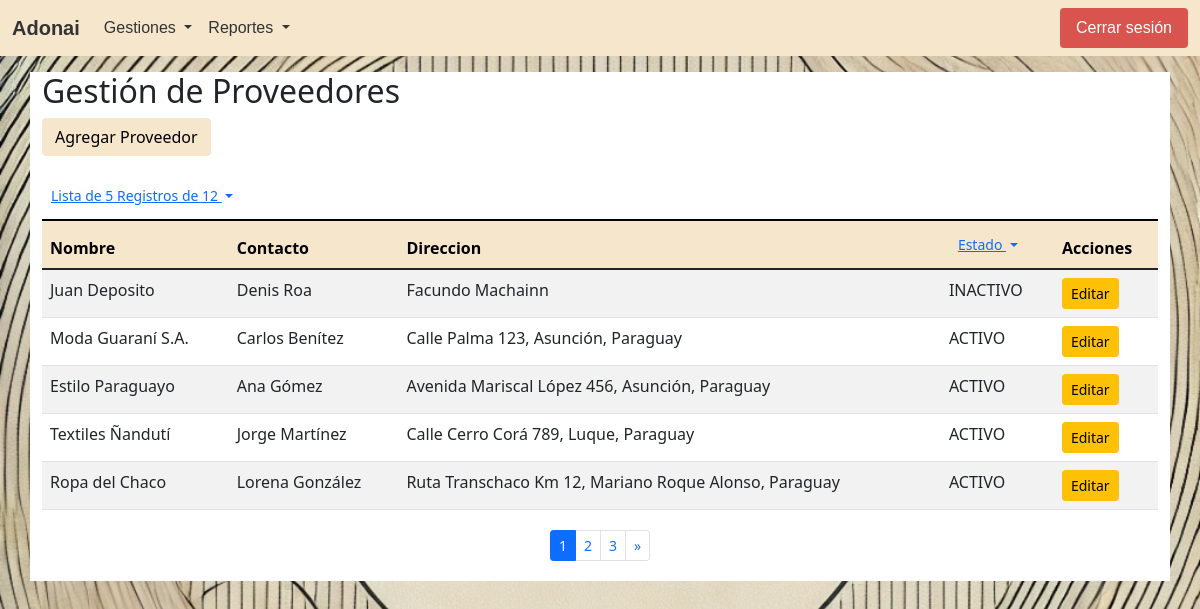
Page /gestion_proveedores.php (signed in) on the committed database.
### tables this page shows
CREATE TABLE IF NOT EXISTS `proveedores` (
  `id_proveedor` int(11) NOT NULL AUTO_INCREMENT,
  `nombre` varchar(100) NOT NULL,
  `contacto` varchar(100) NOT NULL,
  `direccion` text,
  `estado` enum('ACTIVO','INACTIVO') DEFAULT 'ACTIVO',
  `fch_estado` datetime DEFAULT NULL,
  `creado_en` datetime DEFAULT NULL,
  `actualizado_en` datetime DEFAULT NULL,
  PRIMARY KEY (`id_proveedor`)
);

### procesos/Proveedores.php (called while the page is built, shortened)
<?php
class Proveedores
{
    private $dbConnect = null;
    public function __construct()
    {
        $Conexion = new Conexion();
        $this->dbConnect = $Conexion->conectar();
    }
    public function getTotalItemsProveedores($estado = 'TODO')
    {
        $total_registros  = 1;
        $conn = $this->dbConnect;
        $sql = "SELECT COUNT(*) total_registros FROM proveedores";
        if ($estado == 'TODO') {
            $sql = "$sql where estado in ('ACTIVO', 'INACTIVO', ?)";
        } else {
            $sql = "$sql where estado = ?";
        }
        $stmt = $conn->prepare($sql);
        $result = $stmt->bind_param("s", $estado);
        $result = $stmt->execute();
        $result = $stmt->get_result();
        if ($result->num_rows > 0) {
            $row = $result->fetch_assoc();
            $total_registros = $row['total_registros'];
        }
        return $total_registros;
    }
    public function getProveedores($estado = 'TODO', $page = 1, $num_results_on_page = 5)
    {
        $calc_page = ($page - 1) * $num_results_on_page;
        $conn = $this->dbConnect;
        $sql = "SELECT * FROM proveedores";
        if ($estado == 'TODO') {
            $sql = "$sql where estado in ('ACTIVO', 'INACTIVO', ?) ORDER BY id_proveedor LIMIT ?,?";
        } else {
            $sql = "$sql where estado = ? ORDER BY id_proveedor LIMIT ?,?";
        }
        $stmt = $conn->prepare($sql);
        $result = $stmt->bind_param("sii", $estado, $calc_page, $num_results_on_page);
        $result = $stmt->execute();
        $result = $stmt->get_result();
        return $result;
    }
}

### procesos/Ventanas.php (called while the page is built, shortened)
<?php
class Ventanas
{
    private $dbConnect = null;
    public function __construct()
    {
        $Conexion = new Conexion();
        $this->dbConnect = $Conexion->conectar();
    }
    public function getVentanasPorRolGrupo($id_rol, $grupo)
    {
        $conn = $this->dbConnect;
        $sql = "SELECT distinct vent.id_ventana, vent.descripcion FROM ventanas vent, rol_ventanas rove where rove.id_ventana=vent.id_ventana and vent.estado='ACTIVO' and rove.estado='ACTIVO' and rove.id_rol = ? and vent.grupo = ?";
        $stmt = $conn->prepare($sql);
        $stmt->bind_param("is", $id_rol, $grupo);
        $result = $stmt->execute();
        $result = $stmt->get_result();
        return $result;
    }
    public function getGruposVentanasPorRol($id_rol)
    {
        $conn = $this->dbConnect;
        $sql = "SELECT distinct vent.grupo FROM ventanas vent, rol_ventanas rove where rove.id_ventana=vent.id_ventana and vent.estado='ACTIVO' and rove.estado='ACTIVO' and rove.id_rol = ?";
        $stmt = $conn->prepare($sql);
        $stmt->bind_param("i", $id_rol);
        $result = $stmt->execute();
        $result = $stmt->get_result();
        return $result;
    }
}

### gestion_proveedores.php (the view, shortened to what this page needs)
<?php
include_once 'procesos/Proveedores.php';
$Proveedores = new Proveedores();
if ($_SERVER['REQUEST_METHOD'] == 'GET') {
    $num_results_on_page = isset($_GET['nrop']) && is_numeric($_GET['nrop']) ? $_GET['nrop'] : 5;
    $page = isset($_GET['pn']) && is_numeric($_GET['pn']) ? $_GET['pn'] : 1;
    $estado = isset($_GET['e']) && is_string($_GET['e']) ? $_GET['e'] : 'TODO';
    $total_pages = $Proveedores->getTotalItemsProveedores($estado);
    if (isset($_GET["id_proveedor"]) && $_GET["id_proveedor"] >= 0) {
        $result = $Proveedores->getProveedor($_GET["id_proveedor"]);
    } else {
        $result = $Proveedores->getProveedores($estado, $page, $num_results_on_page);
    }
} else if ($_SERVER['REQUEST_METHOD'] == 'POST') {
    if (isset($_POST["id_proveedor"]) && $_POST["id_proveedor"] >= 0) {
        $resultado = $Proveedores->updateProveedor($_POST);
        if ($resultado > 0) {
            header("Location: gestion_proveedores.php");
        } else {
            echo "Error al guardar el proveedor.";
            $result = $Proveedores->getProveedor($_POST["id_proveedor"]);
        }
    } else {
        $resultado = $Proveedores->insertProveedor($_POST);
        if ($resultado > 0) {
            header("Location: gestion_proveedores.php");
        } else {
            echo "Error al guardar el proveedor.";
            $result = $Proveedores->getProveedores();
        }
    }
};
?>
<!DOCTYPE html>
<html lang="es">
<head>
    <link href="https://cdn.jsdelivr.net/npm/bootstrap@5.1.3/dist/css/bootstrap.min.css" rel="stylesheet">
</head>
<body class="container-index">
    <?php
    include_once("navbar.php")
    ?>
    <div class="container bg-white mt-3">
        <h2>Gestión de Proveedores</h2>
        <a href="#" class="btn btn-principal mb-3" data-bs-toggle="modal" data-bs-target="#addProveedorModal">Agregar Proveedor</a>
        <table class="table table-striped table-responsive caption-top">
            <caption>
                <div class="btn-group">
                    <button class="btn btn-link btn-sm dropdown-toggle" type="button" id="EstadoDropdown" data-bs-toggle="dropdown" data-bs-auto-close="true" aria-expanded="false">
                        Lista de <?php echo $num_results_on_page ?> Registros de <?php echo $total_pages ?>
                    </button>
                </div>
            </caption>
            <thead class="table-principal">
                <tr>
                    <th>Nombre</th>
                    <th>Contacto</th>
                    <th>Direccion</th>
                    <th>
                        <div class="btn-group">
                            <button class="btn btn-link btn-sm dropdown-toggle" type="button" id="EstadoDropdown" data-bs-toggle="dropdown" data-bs-auto-close="true" aria-expanded="false">
                                Estado
                            </button>
                        </div>
                    </th>
                    <th>Acciones</th>
                </tr>
            </thead>
            <tbody>
                <?php while ($proveedor = $result->fetch_assoc()): ?>
                    <tr>
                        <td><?php echo $proveedor['nombre']; ?></td>
                        <td><?php echo $proveedor['contacto']; ?></td>
                        <td><?php echo $proveedor['direccion']; ?></td>
                        <td><?php echo $proveedor['estado']; ?></td>
                        <td>
                            <a href="#" class="btn btn-warning btn-sm" data-bs-toggle="modal" data-bs-target="#updProveedorModal" onclick="loadData(<?php echo htmlspecialchars(json_encode($proveedor)); ?>)">Editar</a>
                        </td>
                    </tr>
                <?php endwhile; ?>
            </tbody>
        </table>
        <?php if (ceil($total_pages / $num_results_on_page) > 0): ?>
            <nav aria-label="Navegación de la página" class="py-1">
                <ul class="pagination pagination-sm justify-content-center">
                    <li class="page-item active">
                        <span class="page-link"><?php echo $page ?></span>
                    </li>
                    <?php if ($page + 1 < ceil($total_pages / $num_results_on_page) + 1): ?>
                        <li class="page-item">
                            <a class="page-link" href="gestion_proveedores.php?<?php if ($estado != "TODO"): echo "e=$estado&";
                                                                                endif; ?>pn=<?php echo $page + 1 ?>&nrop=<?php echo $num_results_on_page ?>"><?php echo $page + 1 ?></a>
                        </li>
                    <?php endif; ?>
                    <?php if ($page + 2 < ceil($total_pages / $num_results_on_page) + 1): ?>
                        <li class="page-item">
                            <a class="page-link" href="gestion_proveedores.php?<?php if ($estado != "TODO"): echo "e=$estado&";
                                                                                endif; ?>pn=<?php echo $page + 2 ?>&nrop=<?php echo $num_results_on_page ?>"><?php echo $page + 2 ?></a>
                        </li>
                    <?php endif; ?>
                    <?php if ($page < ceil($total_pages / $num_results_on_page)): ?>
                        <li class="page-item">
                            <a class="page-link" href="gestion_proveedores.php?<?php if ($estado != "TODO"): echo "e=$estado&";
                                                                                endif; ?>pn=<?php echo $page + 1 ?>&nrop=<?php echo $num_results_on_page ?>"><span aria-hidden="true">&raquo;</span></a>
                        </li>
                    <?php endif; ?>
                </ul>
            </nav>
        <?php endif; ?>
    </div>
</body>
</html>

### assets/css/style-principal.css (style rules this page uses)
.table-principal { --bs-table-bg: #f5e6cc; --bs-table-striped-bg: #e9dbc2; --bs-table-striped-color: #000; --bs-table-active-bg: #ddcfb8; --bs-table-active-color: #000; --bs-table-hover-bg: #e3d5bd; --bs-table-hover-color: #000; color: #000; border-color: #ddcfb8; }
.btn-principal { color: #000000; background-color: #f5e6cc; border-color: #f5e6cc; }

### gestion_proveedores.php (style rules this page uses)
.container-index { background: url(./assets/img/bsb-logo.webp) no-repeat center center fixed; -webkit-background-size: cover; -moz-background-size: cover; -o-background-size: cover; background-size: cover; height: 100vh; }

### rows in the picture
proveedores: nombre "Juan Deposito", contacto "Denis Roa", direccion "Facundo Machainn", estado "INACTIVO"
proveedores: nombre "Moda Guaraní S.A.", contacto "Carlos Benítez", direccion "Calle Palma 123, Asunción, Paraguay", estado "ACTIVO"
proveedores: nombre "Estilo Paraguayo", contacto "Ana Gómez", direccion "Avenida Mariscal López 456, Asunción, Paraguay", estado "ACTIVO"
proveedores: nombre "Textiles Ñandutí", contacto "Jorge Martínez", direccion "Calle Cerro Corá 789, Luque, Paraguay", estado "ACTIVO"
proveedores: nombre "Ropa del Chaco", contacto "Lorena González", direccion "Ruta Transchaco Km 12, Mariano Roque Alonso, Paraguay", estado "ACTIVO"

### other values in the picture
$grupoVentana['grupo'] "Gestiones"
$grupoVentana['grupo'] "Reportes"
$num_results_on_page "5"
$total_pages "12"
$page "1"
$page + 1 "2"
$page + 2 "3"
